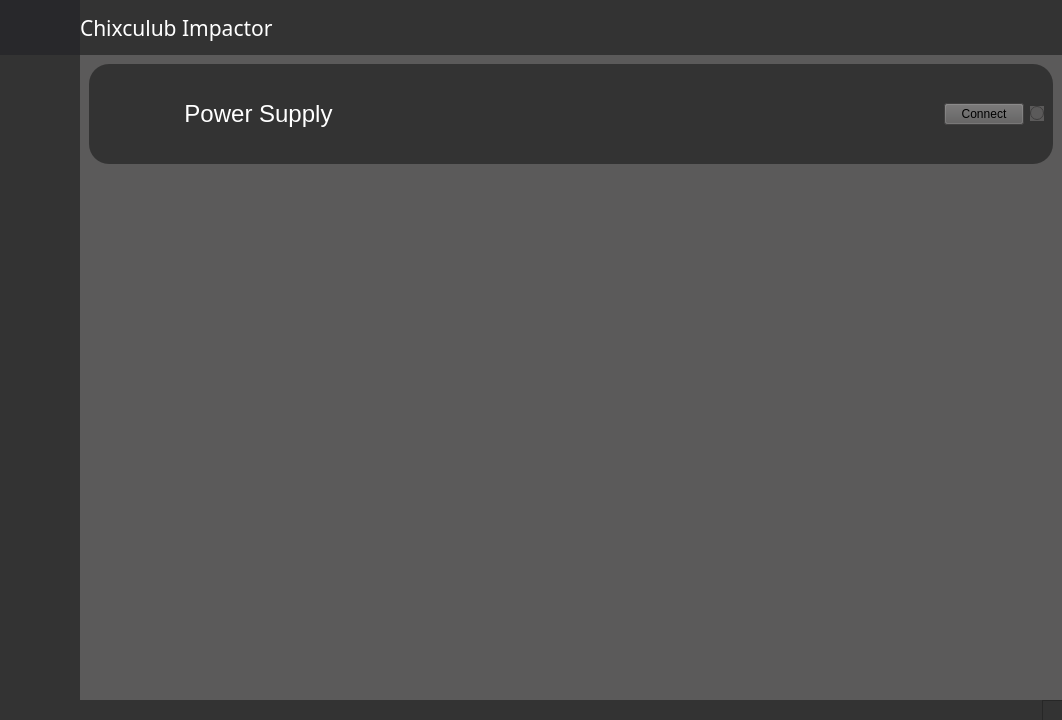
<?xml version="1.0" encoding="UTF-8"?>
<ui version="4.0">
 <class>MainWindow</class>
 <widget class="QMainWindow" name="MainWindow">
  <property name="geometry">
   <rect>
    <x>0</x>
    <y>0</y>
    <width>1062</width>
    <height>720</height>
   </rect>
  </property>
  <property name="minimumSize">
   <size>
    <width>1000</width>
    <height>720</height>
   </size>
  </property>
  <property name="windowTitle">
   <string>MainWindow</string>
  </property>
  <property name="styleSheet">
   <string notr="true"/>
  </property>
  <widget class="QWidget" name="centralwidget">
   <property name="styleSheet">
    <string notr="true">background:rgb(91,90,90);</string>
   </property>
   <layout class="QVBoxLayout" name="verticalLayout_2">
    <property name="leftMargin">
     <number>0</number>
    </property>
    <property name="topMargin">
     <number>0</number>
    </property>
    <property name="rightMargin">
     <number>0</number>
    </property>
    <property name="bottomMargin">
     <number>0</number>
    </property>
    <item>
     <widget class="QFrame" name="MainFrame">
      <property name="sizePolicy">
       <sizepolicy hsizetype="Preferred" vsizetype="Preferred">
        <horstretch>0</horstretch>
        <verstretch>0</verstretch>
       </sizepolicy>
      </property>
      <property name="styleSheet">
       <string notr="true"/>
      </property>
      <property name="frameShape">
       <enum>QFrame::NoFrame</enum>
      </property>
      <property name="frameShadow">
       <enum>QFrame::Raised</enum>
      </property>
      <layout class="QVBoxLayout" name="verticalLayout">
       <property name="spacing">
        <number>0</number>
       </property>
       <property name="leftMargin">
        <number>0</number>
       </property>
       <property name="topMargin">
        <number>0</number>
       </property>
       <property name="rightMargin">
        <number>0</number>
       </property>
       <property name="bottomMargin">
        <number>0</number>
       </property>
       <item>
        <widget class="QFrame" name="TopFrame">
         <property name="minimumSize">
          <size>
           <width>0</width>
           <height>55</height>
          </size>
         </property>
         <property name="maximumSize">
          <size>
           <width>16777215</width>
           <height>55</height>
          </size>
         </property>
         <property name="frameShape">
          <enum>QFrame::NoFrame</enum>
         </property>
         <property name="frameShadow">
          <enum>QFrame::Plain</enum>
         </property>
         <layout class="QHBoxLayout" name="horizontalLayout">
          <property name="spacing">
           <number>0</number>
          </property>
          <property name="leftMargin">
           <number>0</number>
          </property>
          <property name="topMargin">
           <number>0</number>
          </property>
          <property name="rightMargin">
           <number>0</number>
          </property>
          <property name="bottomMargin">
           <number>0</number>
          </property>
          <item>
           <widget class="QFrame" name="ToodleFrame">
            <property name="minimumSize">
             <size>
              <width>80</width>
              <height>55</height>
             </size>
            </property>
            <property name="maximumSize">
             <size>
              <width>80</width>
              <height>55</height>
             </size>
            </property>
            <property name="styleSheet">
             <string notr="true">background-color:#28282B;</string>
            </property>
            <property name="frameShape">
             <enum>QFrame::NoFrame</enum>
            </property>
            <property name="frameShadow">
             <enum>QFrame::Raised</enum>
            </property>
            <layout class="QHBoxLayout" name="horizontalLayout_5">
             <property name="spacing">
              <number>0</number>
             </property>
             <property name="leftMargin">
              <number>0</number>
             </property>
             <property name="topMargin">
              <number>0</number>
             </property>
             <property name="rightMargin">
              <number>0</number>
             </property>
             <property name="bottomMargin">
              <number>0</number>
             </property>
             <item>
              <widget class="QPushButton" name="Toodle">
               <property name="minimumSize">
                <size>
                 <width>80</width>
                 <height>55</height>
                </size>
               </property>
               <property name="maximumSize">
                <size>
                 <width>80</width>
                 <height>55</height>
                </size>
               </property>
               <property name="autoFillBackground">
                <bool>false</bool>
               </property>
               <property name="styleSheet">
                <string notr="true">QPushButton {
	border: none;
	background-color: rgba(0,0,0,0);
}
QPushButton:hover {
	background:rgb(61, 61, 61)
}
QPushButton:pressed {	
	background-color: rgba(0,0,0,0);
}</string>
               </property>
               <property name="text">
                <string/>
               </property>
               <property name="icon">
                <iconset>
                 <normaloff>resources/165-menu.png</normaloff>resources/165-menu.png</iconset>
               </property>
               <property name="iconSize">
                <size>
                 <width>30</width>
                 <height>30</height>
                </size>
               </property>
               <property name="flat">
                <bool>true</bool>
               </property>
              </widget>
             </item>
            </layout>
           </widget>
          </item>
          <item>
           <widget class="QFrame" name="frame_2">
            <property name="maximumSize">
             <size>
              <width>16777215</width>
              <height>55</height>
             </size>
            </property>
            <property name="styleSheet">
             <string notr="true">background:rgb(51,51,51);</string>
            </property>
            <property name="frameShape">
             <enum>QFrame::NoFrame</enum>
            </property>
            <property name="frameShadow">
             <enum>QFrame::Plain</enum>
            </property>
            <layout class="QHBoxLayout" name="horizontalLayout_6">
             <property name="spacing">
              <number>0</number>
             </property>
             <property name="leftMargin">
              <number>0</number>
             </property>
             <property name="topMargin">
              <number>0</number>
             </property>
             <property name="rightMargin">
              <number>0</number>
             </property>
             <property name="bottomMargin">
              <number>0</number>
             </property>
             <item>
              <widget class="QFrame" name="appName">
               <property name="frameShape">
                <enum>QFrame::NoFrame</enum>
               </property>
               <property name="frameShadow">
                <enum>QFrame::Plain</enum>
               </property>
               <layout class="QHBoxLayout" name="horizontalLayout_9">
                <property name="leftMargin">
                 <number>0</number>
                </property>
                <property name="topMargin">
                 <number>0</number>
                </property>
                <property name="rightMargin">
                 <number>0</number>
                </property>
                <property name="bottomMargin">
                 <number>0</number>
                </property>
                <item>
                 <widget class="QLabel" name="label_3">
                  <property name="font">
                   <font>
                    <family>Segoe UI Light</family>
                    <pointsize>16</pointsize>
                   </font>
                  </property>
                  <property name="styleSheet">
                   <string notr="true">color: white;</string>
                  </property>
                  <property name="text">
                   <string>Chixculub Impactor</string>
                  </property>
                 </widget>
                </item>
               </layout>
              </widget>
             </item>
             <item>
              <widget class="QFrame" name="frame_4">
               <property name="frameShape">
                <enum>QFrame::NoFrame</enum>
               </property>
               <property name="frameShadow">
                <enum>QFrame::Plain</enum>
               </property>
               <layout class="QHBoxLayout" name="horizontalLayout_11">
                <property name="spacing">
                 <number>0</number>
                </property>
                <property name="leftMargin">
                 <number>0</number>
                </property>
                <property name="topMargin">
                 <number>0</number>
                </property>
                <property name="rightMargin">
                 <number>0</number>
                </property>
                <property name="bottomMargin">
                 <number>0</number>
                </property>
                <item>
                 <widget class="QLabel" name="label_2">
                  <property name="text">
                   <string/>
                  </property>
                 </widget>
                </item>
               </layout>
              </widget>
             </item>
             <item>
              <widget class="QFrame" name="frame_3">
               <property name="minimumSize">
                <size>
                 <width>55</width>
                 <height>55</height>
                </size>
               </property>
               <property name="maximumSize">
                <size>
                 <width>55</width>
                 <height>55</height>
                </size>
               </property>
               <property name="frameShape">
                <enum>QFrame::NoFrame</enum>
               </property>
               <property name="frameShadow">
                <enum>QFrame::Plain</enum>
               </property>
               <layout class="QGridLayout" name="gridLayout_6">
                <property name="leftMargin">
                 <number>0</number>
                </property>
                <property name="topMargin">
                 <number>0</number>
                </property>
                <property name="rightMargin">
                 <number>0</number>
                </property>
                <property name="bottomMargin">
                 <number>0</number>
                </property>
                <property name="spacing">
                 <number>0</number>
                </property>
               </layout>
              </widget>
             </item>
             <item>
              <widget class="QFrame" name="frame">
               <property name="minimumSize">
                <size>
                 <width>55</width>
                 <height>55</height>
                </size>
               </property>
               <property name="maximumSize">
                <size>
                 <width>55</width>
                 <height>55</height>
                </size>
               </property>
               <property name="frameShape">
                <enum>QFrame::NoFrame</enum>
               </property>
               <property name="frameShadow">
                <enum>QFrame::Plain</enum>
               </property>
               <layout class="QHBoxLayout" name="horizontalLayout_10">
                <property name="spacing">
                 <number>0</number>
                </property>
                <property name="leftMargin">
                 <number>0</number>
                </property>
                <property name="topMargin">
                 <number>0</number>
                </property>
                <property name="rightMargin">
                 <number>0</number>
                </property>
                <property name="bottomMargin">
                 <number>0</number>
                </property>
                <item>
                 <widget class="QPushButton" name="minBtn">
                  <property name="maximumSize">
                   <size>
                    <width>55</width>
                    <height>55</height>
                   </size>
                  </property>
                  <property name="toolTip">
                   <string>&lt;html&gt;&lt;head/&gt;&lt;body&gt;&lt;p&gt;Minimize&lt;/p&gt;&lt;/body&gt;&lt;/html&gt;</string>
                  </property>
                  <property name="styleSheet">
                   <string notr="true">QPushButton {
	border: none;
	background-color: rgba(0,0,0,0);
}
QPushButton:hover {
	background:rgb(61, 61, 61)
}
QPushButton:pressed {	
	background-color: rgba(0,0,0,0);
}</string>
                  </property>
                  <property name="text">
                   <string/>
                  </property>
                  <property name="icon">
                   <iconset>
                    <normaloff>resources/042-minus.png</normaloff>resources/042-minus.png</iconset>
                  </property>
                  <property name="iconSize">
                   <size>
                    <width>30</width>
                    <height>30</height>
                   </size>
                  </property>
                  <property name="flat">
                   <bool>true</bool>
                  </property>
                 </widget>
                </item>
               </layout>
              </widget>
             </item>
             <item>
              <widget class="QFrame" name="MaxBtn">
               <property name="minimumSize">
                <size>
                 <width>55</width>
                 <height>55</height>
                </size>
               </property>
               <property name="maximumSize">
                <size>
                 <width>55</width>
                 <height>55</height>
                </size>
               </property>
               <property name="frameShape">
                <enum>QFrame::NoFrame</enum>
               </property>
               <property name="frameShadow">
                <enum>QFrame::Plain</enum>
               </property>
               <layout class="QHBoxLayout" name="horizontalLayout_8">
                <property name="spacing">
                 <number>0</number>
                </property>
                <property name="leftMargin">
                 <number>0</number>
                </property>
                <property name="topMargin">
                 <number>0</number>
                </property>
                <property name="rightMargin">
                 <number>0</number>
                </property>
                <property name="bottomMargin">
                 <number>0</number>
                </property>
                <item>
                 <widget class="QPushButton" name="maxBtn">
                  <property name="maximumSize">
                   <size>
                    <width>55</width>
                    <height>55</height>
                   </size>
                  </property>
                  <property name="toolTip">
                   <string>Maximize</string>
                  </property>
                  <property name="styleSheet">
                   <string notr="true">QPushButton {
	border: none;
	background-color: rgba(0,0,0,0);
}
QPushButton:hover {
	background:rgb(61, 61, 61)
}
QPushButton:pressed {	
	background-color: rgba(0,0,0,0);
}</string>
                  </property>
                  <property name="text">
                   <string/>
                  </property>
                  <property name="icon">
                   <iconset>
                    <normaloff>resources/expand.png</normaloff>resources/expand.png</iconset>
                  </property>
                  <property name="iconSize">
                   <size>
                    <width>30</width>
                    <height>30</height>
                   </size>
                  </property>
                  <property name="flat">
                   <bool>true</bool>
                  </property>
                 </widget>
                </item>
               </layout>
              </widget>
             </item>
             <item>
              <widget class="QFrame" name="CloseBtn">
               <property name="minimumSize">
                <size>
                 <width>55</width>
                 <height>55</height>
                </size>
               </property>
               <property name="maximumSize">
                <size>
                 <width>55</width>
                 <height>55</height>
                </size>
               </property>
               <property name="frameShape">
                <enum>QFrame::NoFrame</enum>
               </property>
               <property name="frameShadow">
                <enum>QFrame::Plain</enum>
               </property>
               <layout class="QHBoxLayout" name="horizontalLayout_7">
                <property name="spacing">
                 <number>0</number>
                </property>
                <property name="leftMargin">
                 <number>0</number>
                </property>
                <property name="topMargin">
                 <number>0</number>
                </property>
                <property name="rightMargin">
                 <number>0</number>
                </property>
                <property name="bottomMargin">
                 <number>0</number>
                </property>
                <item>
                 <widget class="QPushButton" name="closeBtn">
                  <property name="maximumSize">
                   <size>
                    <width>55</width>
                    <height>55</height>
                   </size>
                  </property>
                  <property name="toolTip">
                   <string>&lt;html&gt;&lt;head/&gt;&lt;body&gt;&lt;p&gt;Close&lt;/p&gt;&lt;/body&gt;&lt;/html&gt;</string>
                  </property>
                  <property name="styleSheet">
                   <string notr="true">QPushButton {
	border: none;
	background-color: rgba(0,0,0,0);
}
QPushButton:hover {
	background:rgb(61, 61, 61)
}
QPushButton:pressed {	
	background-color: rgba(0,0,0,0);
}</string>
                  </property>
                  <property name="text">
                   <string/>
                  </property>
                  <property name="icon">
                   <iconset>
                    <normaloff>resources/cancel (2).png</normaloff>resources/cancel (2).png</iconset>
                  </property>
                  <property name="iconSize">
                   <size>
                    <width>30</width>
                    <height>30</height>
                   </size>
                  </property>
                  <property name="flat">
                   <bool>true</bool>
                  </property>
                 </widget>
                </item>
               </layout>
              </widget>
             </item>
            </layout>
           </widget>
          </item>
         </layout>
        </widget>
       </item>
       <item>
        <widget class="QFrame" name="CenterFrame">
         <property name="sizePolicy">
          <sizepolicy hsizetype="Preferred" vsizetype="Preferred">
           <horstretch>0</horstretch>
           <verstretch>0</verstretch>
          </sizepolicy>
         </property>
         <property name="frameShape">
          <enum>QFrame::NoFrame</enum>
         </property>
         <property name="frameShadow">
          <enum>QFrame::Plain</enum>
         </property>
         <layout class="QHBoxLayout" name="horizontalLayout_2">
          <property name="spacing">
           <number>0</number>
          </property>
          <property name="leftMargin">
           <number>0</number>
          </property>
          <property name="topMargin">
           <number>0</number>
          </property>
          <property name="rightMargin">
           <number>0</number>
          </property>
          <property name="bottomMargin">
           <number>0</number>
          </property>
          <item>
           <widget class="QFrame" name="westFrame">
            <property name="minimumSize">
             <size>
              <width>80</width>
              <height>0</height>
             </size>
            </property>
            <property name="maximumSize">
             <size>
              <width>80</width>
              <height>16777215</height>
             </size>
            </property>
            <property name="styleSheet">
             <string notr="true">background:rgb(51,51,51);</string>
            </property>
            <property name="frameShape">
             <enum>QFrame::NoFrame</enum>
            </property>
            <property name="frameShadow">
             <enum>QFrame::Plain</enum>
            </property>
            <layout class="QVBoxLayout" name="verticalLayout_3">
             <property name="spacing">
              <number>0</number>
             </property>
             <property name="leftMargin">
              <number>0</number>
             </property>
             <property name="topMargin">
              <number>0</number>
             </property>
             <property name="rightMargin">
              <number>0</number>
             </property>
             <property name="bottomMargin">
              <number>0</number>
             </property>
             <item>
              <widget class="QFrame" name="frame_5">
               <property name="minimumSize">
                <size>
                 <width>80</width>
                 <height>55</height>
                </size>
               </property>
               <property name="maximumSize">
                <size>
                 <width>80</width>
                 <height>55</height>
                </size>
               </property>
               <property name="frameShape">
                <enum>QFrame::NoFrame</enum>
               </property>
               <property name="frameShadow">
                <enum>QFrame::Plain</enum>
               </property>
               <layout class="QHBoxLayout" name="horizontalLayout_3">
                <property name="spacing">
                 <number>0</number>
                </property>
                <property name="leftMargin">
                 <number>0</number>
                </property>
                <property name="topMargin">
                 <number>0</number>
                </property>
                <property name="rightMargin">
                 <number>0</number>
                </property>
                <property name="bottomMargin">
                 <number>0</number>
                </property>
                <item>
                 <widget class="QPushButton" name="pushButton">
                  <property name="maximumSize">
                   <size>
                    <width>80</width>
                    <height>55</height>
                   </size>
                  </property>
                  <property name="styleSheet">
                   <string notr="true">QPushButton {
	border: none;
	background-color: rgba(0,0,0,0);
}
QPushButton:hover {
	background:rgb(61, 61, 61)
}
QPushButton:pressed {	
	background-color: rgba(0,0,0,0);
}</string>
                  </property>
                  <property name="text">
                   <string/>
                  </property>
                  <property name="icon">
                   <iconset>
                    <normaloff>resources/beach-house.png</normaloff>resources/beach-house.png</iconset>
                  </property>
                  <property name="iconSize">
                   <size>
                    <width>30</width>
                    <height>30</height>
                   </size>
                  </property>
                  <property name="flat">
                   <bool>true</bool>
                  </property>
                 </widget>
                </item>
               </layout>
              </widget>
             </item>
             <item>
              <widget class="QFrame" name="frame_6">
               <property name="minimumSize">
                <size>
                 <width>80</width>
                 <height>55</height>
                </size>
               </property>
               <property name="maximumSize">
                <size>
                 <width>80</width>
                 <height>55</height>
                </size>
               </property>
               <property name="frameShape">
                <enum>QFrame::NoFrame</enum>
               </property>
               <property name="frameShadow">
                <enum>QFrame::Plain</enum>
               </property>
               <layout class="QHBoxLayout" name="horizontalLayout_4">
                <property name="spacing">
                 <number>0</number>
                </property>
                <property name="leftMargin">
                 <number>0</number>
                </property>
                <property name="topMargin">
                 <number>0</number>
                </property>
                <property name="rightMargin">
                 <number>0</number>
                </property>
                <property name="bottomMargin">
                 <number>0</number>
                </property>
                <item>
                 <widget class="QPushButton" name="pushButton_2">
                  <property name="maximumSize">
                   <size>
                    <width>80</width>
                    <height>55</height>
                   </size>
                  </property>
                  <property name="text">
                   <string/>
                  </property>
                  <property name="flat">
                   <bool>true</bool>
                  </property>
                 </widget>
                </item>
               </layout>
              </widget>
             </item>
             <item>
              <widget class="QFrame" name="frame_7">
               <property name="frameShape">
                <enum>QFrame::NoFrame</enum>
               </property>
               <property name="frameShadow">
                <enum>QFrame::Plain</enum>
               </property>
               <layout class="QVBoxLayout" name="verticalLayout_4">
                <property name="spacing">
                 <number>0</number>
                </property>
                <property name="leftMargin">
                 <number>0</number>
                </property>
                <property name="topMargin">
                 <number>0</number>
                </property>
                <property name="rightMargin">
                 <number>0</number>
                </property>
                <property name="bottomMargin">
                 <number>0</number>
                </property>
                <item>
                 <widget class="QFrame" name="frame_9">
                  <property name="frameShape">
                   <enum>QFrame::NoFrame</enum>
                  </property>
                  <property name="frameShadow">
                   <enum>QFrame::Plain</enum>
                  </property>
                 </widget>
                </item>
                <item>
                 <widget class="QFrame" name="frame_8">
                  <property name="minimumSize">
                   <size>
                    <width>80</width>
                    <height>85</height>
                   </size>
                  </property>
                  <property name="maximumSize">
                   <size>
                    <width>80</width>
                    <height>85</height>
                   </size>
                  </property>
                  <property name="frameShape">
                   <enum>QFrame::NoFrame</enum>
                  </property>
                  <property name="frameShadow">
                   <enum>QFrame::Plain</enum>
                  </property>
                  <layout class="QVBoxLayout" name="verticalLayout_5">
                   <property name="spacing">
                    <number>10</number>
                   </property>
                   <property name="leftMargin">
                    <number>14</number>
                   </property>
                   <property name="topMargin">
                    <number>0</number>
                   </property>
                   <property name="rightMargin">
                    <number>0</number>
                   </property>
                   <property name="bottomMargin">
                    <number>25</number>
                   </property>
                   <item>
                    <widget class="QLabel" name="label_4">
                     <property name="minimumSize">
                      <size>
                       <width>55</width>
                       <height>55</height>
                      </size>
                     </property>
                     <property name="maximumSize">
                      <size>
                       <width>55</width>
                       <height>55</height>
                      </size>
                     </property>
                     <property name="styleSheet">
                      <string notr="true">QLabel {
	border-radius: 30px;
	background-color: rgb(51,51,51);
	border: 5px solid rgb(51,51,51);
	background-position: center;
	background-repeat: no-repeat;
}</string>
                     </property>
                     <property name="text">
                      <string/>
                     </property>
                     <property name="pixmap">
                      <pixmap>resources/asteroid.png</pixmap>
                     </property>
                     <property name="scaledContents">
                      <bool>true</bool>
                     </property>
                    </widget>
                   </item>
                  </layout>
                 </widget>
                </item>
               </layout>
              </widget>
             </item>
            </layout>
           </widget>
          </item>
          <item>
           <widget class="QFrame" name="eastFrame">
            <property name="frameShape">
             <enum>QFrame::NoFrame</enum>
            </property>
            <property name="frameShadow">
             <enum>QFrame::Plain</enum>
            </property>
            <layout class="QVBoxLayout" name="verticalLayout_6">
             <property name="spacing">
              <number>0</number>
             </property>
             <property name="leftMargin">
              <number>0</number>
             </property>
             <property name="topMargin">
              <number>0</number>
             </property>
             <property name="rightMargin">
              <number>0</number>
             </property>
             <property name="bottomMargin">
              <number>0</number>
             </property>
             <item>
              <widget class="QFrame" name="frame_11">
               <property name="frameShape">
                <enum>QFrame::NoFrame</enum>
               </property>
               <property name="frameShadow">
                <enum>QFrame::Plain</enum>
               </property>
               <layout class="QVBoxLayout" name="verticalLayout_7">
                <property name="spacing">
                 <number>0</number>
                </property>
                <property name="leftMargin">
                 <number>0</number>
                </property>
                <property name="topMargin">
                 <number>0</number>
                </property>
                <property name="rightMargin">
                 <number>0</number>
                </property>
                <property name="bottomMargin">
                 <number>0</number>
                </property>
                <item>
                 <widget class="QStackedWidget" name="stackedWidget">
                  <property name="currentIndex">
                   <number>0</number>
                  </property>
                  <widget class="QWidget" name="devicesPage">
                   <layout class="QVBoxLayout" name="verticalLayout_8">
                    <property name="spacing">
                     <number>0</number>
                    </property>
                    <property name="leftMargin">
                     <number>0</number>
                    </property>
                    <property name="topMargin">
                     <number>0</number>
                    </property>
                    <property name="rightMargin">
                     <number>0</number>
                    </property>
                    <property name="bottomMargin">
                     <number>0</number>
                    </property>
                    <item>
                     <widget class="QFrame" name="frame_12">
                      <property name="styleSheet">
                       <string notr="true">QFrame{

	border-radius:20px;
}</string>
                      </property>
                      <property name="frameShape">
                       <enum>QFrame::NoFrame</enum>
                      </property>
                      <property name="frameShadow">
                       <enum>QFrame::Plain</enum>
                      </property>
                      <layout class="QVBoxLayout" name="verticalLayout_9">
                       <property name="spacing">
                        <number>0</number>
                       </property>
                       <property name="leftMargin">
                        <number>9</number>
                       </property>
                       <property name="topMargin">
                        <number>9</number>
                       </property>
                       <property name="rightMargin">
                        <number>9</number>
                       </property>
                       <property name="bottomMargin">
                        <number>0</number>
                       </property>
                       <item>
                        <widget class="QFrame" name="frame_13">
                         <property name="minimumSize">
                          <size>
                           <width>0</width>
                           <height>100</height>
                          </size>
                         </property>
                         <property name="maximumSize">
                          <size>
                           <width>16777215</width>
                           <height>100</height>
                          </size>
                         </property>
                         <property name="styleSheet">
                          <string notr="true">QFrame:hover{
	background-color:rgb(61, 61, 61);
}

QFrame{
	background-color:rgb(51,51,51);;
}

</string>
                         </property>
                         <property name="frameShape">
                          <enum>QFrame::StyledPanel</enum>
                         </property>
                         <property name="frameShadow">
                          <enum>QFrame::Raised</enum>
                         </property>
                         <layout class="QGridLayout" name="gridLayout">
                          <item row="0" column="2">
                           <spacer name="horizontalSpacer">
                            <property name="orientation">
                             <enum>Qt::Horizontal</enum>
                            </property>
                            <property name="sizeHint" stdset="0">
                             <size>
                              <width>40</width>
                              <height>20</height>
                             </size>
                            </property>
                           </spacer>
                          </item>
                          <item row="0" column="0">
                           <widget class="QPushButton" name="pushButton_3">
                            <property name="minimumSize">
                             <size>
                              <width>80</width>
                              <height>80</height>
                             </size>
                            </property>
                            <property name="maximumSize">
                             <size>
                              <width>80</width>
                              <height>80</height>
                             </size>
                            </property>
                            <property name="text">
                             <string/>
                            </property>
                            <property name="icon">
                             <iconset>
                              <normaloff>resources/031-power supply.png</normaloff>resources/031-power supply.png</iconset>
                            </property>
                            <property name="iconSize">
                             <size>
                              <width>80</width>
                              <height>80</height>
                             </size>
                            </property>
                            <property name="flat">
                             <bool>true</bool>
                            </property>
                           </widget>
                          </item>
                          <item row="0" column="1">
                           <widget class="QLabel" name="label_5">
                            <property name="font">
                             <font>
                              <family>Segoe UI</family>
                              <pointsize>14</pointsize>
                             </font>
                            </property>
                            <property name="styleSheet">
                             <string notr="true">QLabel{

	color:white;
}

QLabel:hover{

	background-color:rgb(61, 61, 61);
}

QLabel{
	background-color: rgba(0,0,0,0%)
}</string>
                            </property>
                            <property name="text">
                             <string>&lt;html&gt;&lt;head/&gt;&lt;body&gt;&lt;p align=&quot;center&quot;&gt;&lt;span style=&quot; font-size:18pt;&quot;&gt;Power Supply&lt;/span&gt;&lt;/p&gt;&lt;/body&gt;&lt;/html&gt;</string>
                            </property>
                           </widget>
                          </item>
                          <item row="0" column="4">
                           <widget class="QRadioButton" name="radioButton">
                            <property name="text">
                             <string/>
                            </property>
                           </widget>
                          </item>
                          <item row="0" column="3">
                           <widget class="QPushButton" name="pushButton_4">
                            <property name="text">
                             <string>Connect</string>
                            </property>
                           </widget>
                          </item>
                         </layout>
                        </widget>
                       </item>
                       <item>
                        <spacer name="verticalSpacer">
                         <property name="orientation">
                          <enum>Qt::Vertical</enum>
                         </property>
                         <property name="sizeHint" stdset="0">
                          <size>
                           <width>20</width>
                           <height>40</height>
                          </size>
                         </property>
                        </spacer>
                       </item>
                      </layout>
                     </widget>
                    </item>
                   </layout>
                  </widget>
                  <widget class="QWidget" name="scriptPage"/>
                 </widget>
                </item>
               </layout>
              </widget>
             </item>
             <item>
              <widget class="QFrame" name="bottomFrame">
               <property name="minimumSize">
                <size>
                 <width>0</width>
                 <height>20</height>
                </size>
               </property>
               <property name="maximumSize">
                <size>
                 <width>16777215</width>
                 <height>20</height>
                </size>
               </property>
               <property name="styleSheet">
                <string notr="true">background:rgb(51,51,51);</string>
               </property>
               <property name="frameShape">
                <enum>QFrame::NoFrame</enum>
               </property>
               <property name="frameShadow">
                <enum>QFrame::Plain</enum>
               </property>
               <layout class="QHBoxLayout" name="horizontalLayout_12">
                <property name="spacing">
                 <number>0</number>
                </property>
                <property name="leftMargin">
                 <number>0</number>
                </property>
                <property name="topMargin">
                 <number>0</number>
                </property>
                <property name="rightMargin">
                 <number>0</number>
                </property>
                <property name="bottomMargin">
                 <number>0</number>
                </property>
                <item>
                 <widget class="QFrame" name="frame_10">
                  <property name="frameShape">
                   <enum>QFrame::NoFrame</enum>
                  </property>
                  <property name="frameShadow">
                   <enum>QFrame::Raised</enum>
                  </property>
                 </widget>
                </item>
                <item>
                 <widget class="QFrame" name="drag">
                  <property name="minimumSize">
                   <size>
                    <width>20</width>
                    <height>20</height>
                   </size>
                  </property>
                  <property name="maximumSize">
                   <size>
                    <width>20</width>
                    <height>20</height>
                   </size>
                  </property>
                  <property name="frameShape">
                   <enum>QFrame::StyledPanel</enum>
                  </property>
                  <property name="frameShadow">
                   <enum>QFrame::Raised</enum>
                  </property>
                  <layout class="QHBoxLayout" name="horizontalLayout_13">
                   <property name="spacing">
                    <number>0</number>
                   </property>
                   <property name="leftMargin">
                    <number>0</number>
                   </property>
                   <property name="topMargin">
                    <number>0</number>
                   </property>
                   <property name="rightMargin">
                    <number>0</number>
                   </property>
                   <property name="bottomMargin">
                    <number>0</number>
                   </property>
                   <item>
                    <widget class="QLabel" name="label">
                     <property name="minimumSize">
                      <size>
                       <width>20</width>
                       <height>20</height>
                      </size>
                     </property>
                     <property name="maximumSize">
                      <size>
                       <width>20</width>
                       <height>20</height>
                      </size>
                     </property>
                     <property name="styleSheet">
                      <string notr="true">QLabel:hover {
	background:rgb(61, 61, 61)
}
QSizeGrip {
	background-image: url(:/resources/cil-size-grip.png);
	background-position: center;
	background-repeat: no-reperat;
}</string>
                     </property>
                     <property name="text">
                      <string/>
                     </property>
                     <property name="scaledContents">
                      <bool>true</bool>
                     </property>
                    </widget>
                   </item>
                  </layout>
                 </widget>
                </item>
               </layout>
              </widget>
             </item>
            </layout>
           </widget>
          </item>
         </layout>
        </widget>
       </item>
      </layout>
     </widget>
    </item>
   </layout>
  </widget>
 </widget>
 <resources/>
 <connections/>
</ui>
